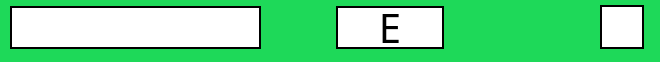
       <widget class="QWidget" name="key6" native="true">
        <property name="sizePolicy">
         <sizepolicy hsizetype="Preferred" vsizetype="Fixed">
          <horstretch>0</horstretch>
          <verstretch>0</verstretch>
         </sizepolicy>
        </property>
        <property name="minimumSize">
         <size>
          <width>0</width>
          <height>55</height>
         </size>
        </property>
        <property name="maximumSize">
         <size>
          <width>16777215</width>
          <height>90</height>
         </size>
        </property>
        <property name="cursor">
         <cursorShape>PointingHandCursor</cursorShape>
        </property>
        <property name="styleSheet">
         <string notr="true">background-color: rgb(30, 217, 89);
</string>
        </property>
        <widget class="QLineEdit" name="game_command6">
         <property name="geometry">
          <rect>
           <x>10</x>
           <y>6</y>
           <width>251</width>
           <height>43</height>
          </rect>
         </property>
         <property name="sizePolicy">
          <sizepolicy hsizetype="Expanding" vsizetype="Preferred">
           <horstretch>0</horstretch>
           <verstretch>0</verstretch>
          </sizepolicy>
         </property>
         <property name="minimumSize">
          <size>
           <width>0</width>
           <height>43</height>
          </size>
         </property>
         <property name="maximumSize">
          <size>
           <width>16777215</width>
           <height>16777215</height>
          </size>
         </property>
         <property name="font">
          <font>
           <family>Berlin Sans FB</family>
           <pointsize>20</pointsize>
          </font>
         </property>
         <property name="styleSheet">
          <string notr="true">background-color: rgb(255, 255, 255);
color: rgb(0, 0, 0);
border-style: solid;
border-width: 2px;
border-color: black;</string>
         </property>
         <property name="inputMask">
          <string notr="true"/>
         </property>
         <property name="maxLength">
          <number>16</number>
         </property>
        </widget>
        <widget class="QLabel" name="key_6_name">
         <property name="geometry">
          <rect>
           <x>336</x>
           <y>6</y>
           <width>108</width>
           <height>43</height>
          </rect>
         </property>
         <property name="font">
          <font>
           <family>Berlin Sans FB</family>
           <pointsize>30</pointsize>
          </font>
         </property>
         <property name="styleSheet">
          <string notr="true">background-color: rgb(255, 255, 255);
border-style: solid;
border-width: 2px;
border-color: black;</string>
         </property>
         <property name="text">
          <string>E</string>
         </property>
         <property name="alignment">
          <set>Qt::AlignCenter</set>
         </property>
        </widget>
        <widget class="QCheckBox" name="checkBox_E">
         <property name="geometry">
          <rect>
           <x>600</x>
           <y>2</y>
           <width>51</width>
           <height>51</height>
          </rect>
         </property>
         <property name="styleSheet">
          <string notr="true">QCheckBox::indicator {
     width: 40px;
     height: 40px;
	border-style: solid;
    border-width: 2px;
    border-color: black;
}

QCheckBox::indicator:checked {
  background-color: rgb(7, 113, 240);
}
QCheckBox::indicator:unchecked {
    background-color: rgb(255, 255, 255);
}
</string>
         </property>
         <property name="text">
          <string/>
         </property>
         <property name="iconSize">
          <size>
           <width>23</width>
           <height>28</height>
          </size>
         </property>
         <property name="checkable">
          <bool>true</bool>
         </property>
        </widget>
       </widget>
